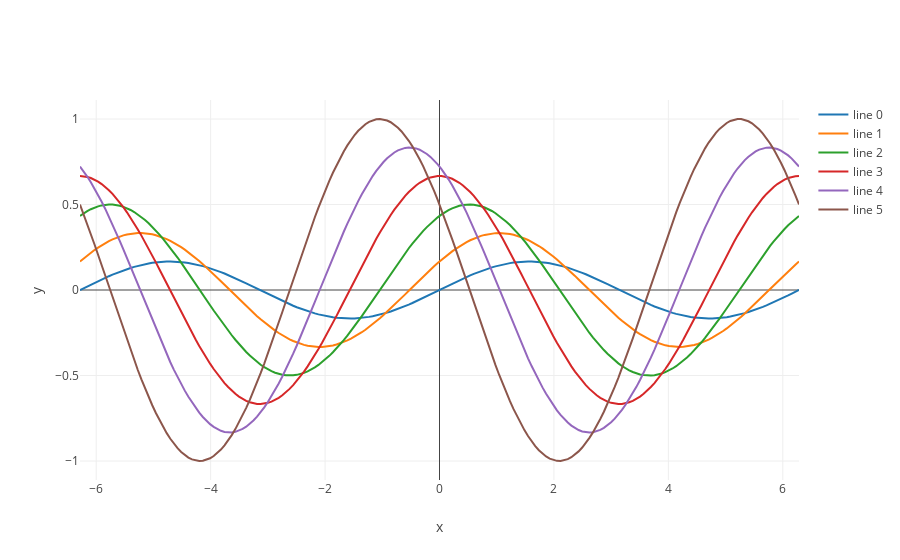

Notebook code for this chart:
### Markdown cell above
#### plotly

`plotly` is another tool for creating interactive plots. Like `bokeh`, it is a seperate library to `matplotlib` rather than an extension, with its own syntax. However, it can also work in conjuction with `matplotlib`, allowing you to easily convert plots into interactive `plotly` objects. Let's recreate our previous sine wave plot using `plotly` functions:

### Code cell
import plotly
plotly.offline.init_notebook_mode(connected=True)
import plotly.plotly as py
import plotly.graph_objs as go

traces = []

for i in range(n_curves):
    t = go.Scatter(
        x = xs,
        y = ys[i],
        mode='lines',
        name = 'line {}'.format(i)
    )
    traces.append(t)

layout = dict(xaxis = dict(title = 'x'), yaxis = dict(title = 'y'))
fig = dict(data=traces, layout=layout)

plotly.offline.iplot(fig)

### Figure 1 — Plotly figure (JSON) as saved in the notebook; plotly's stock layout.template omitted (floating-point values rounded to 4 significant figures; data arrays with more than 128 entries replaced by an {"elided": "..."} marker saying what was removed)
{"data": [{"mode": "lines", "name": "line 0", "type": "scatter", "x": {"elided": "200 float values"}, "y": {"elided": "200 float values"}}, {"mode": "lines", "name": "line 1", "type": "scatter", "x": {"elided": "200 float values"}, "y": {"elided": "200 float values"}}, {"mode": "lines", "name": "line 2", "type": "scatter", "x": {"elided": "200 float values"}, "y": {"elided": "200 float values"}}, {"mode": "lines", "name": "line 3", "type": "scatter", "x": {"elided": "200 float values"}, "y": {"elided": "200 float values"}}, {"mode": "lines", "name": "line 4", "type": "scatter", "x": {"elided": "200 float values"}, "y": {"elided": "200 float values"}}, {"mode": "lines", "name": "line 5", "type": "scatter", "x": {"elided": "200 float values"}, "y": {"elided": "200 float values"}}], "layout": {"xaxis": {"title": "x"}, "yaxis": {"title": "y"}}}
